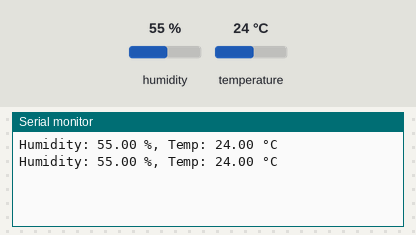
The sketch below on a simulated Arduino Uno, built with avr-gcc and run on an emulated ATmega328P. Shown: the last lines printed to the serial monitor. The test bench sets the inputs (shaded band); at power-on: humidity 55 %, temperature 24 °C.

Above: at 14.8 s.
14.9 s: humidity set to 22 %
25.4 s: temperature set to 12 °C
At 27.0 s:
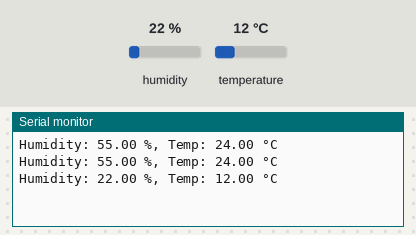
35.9 s: humidity set to 40 %
At 38.8 s:
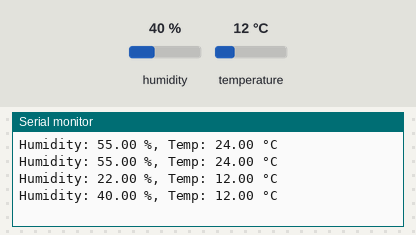
Timing chart, 0 to 40.3 s (numbered marks = the images above; inputs shaded):
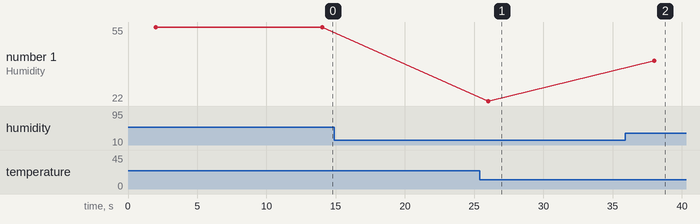

Measured:
- after the input at 25.4 s, the serial monitor: prints a new line after 0.62 s (image 1)
- after the input at 35.9 s, the serial monitor: prints a new line after 2.1 s (image 2)
- plotted number 1: 22 → 40 after the input at 35.9 s

The sketch:

Ultra_sensor.ino
```cpp
/*
  Using the DHT-22 sensor with Arduino Uno
  Temperature and humidity sensor
*/

// Libraries
#include <DHT.h>

// Constants
#define DHTPIN 7        // Pin where the DHT sensor is connected
#define DHTTYPE DHT22   // DHT 22 (AM2302)

// Initialize DHT sensor
DHT dht(DHTPIN, DHTTYPE);

// Variables
float hum;  // Stores humidity value
float temp; // Stores temperature value

void setup() {
  Serial.begin(9600);  // Start the serial communication
  dht.begin();         // Initialize the DHT sensor
}

void loop() {
  delay(2000);  // Wait a few seconds between measurements

  // Read humidity and temperature values
  hum = dht.readHumidity();
  temp = dht.readTemperature();

  // Check if any readings failed and exit early (to try again)
  if (isnan(hum) || isnan(temp)) {
    Serial.println("Failed to read from DHT sensor!");
    return;
  }

  // Print temperature and humidity values to the serial monitor
  Serial.print("Humidity: ");
  Serial.print(hum);
  Serial.print(" %, Temp: ");
  Serial.print(temp);
  Serial.println(" °C");

  delay(10000);  // Delay 10 seconds before the next reading
}
```
